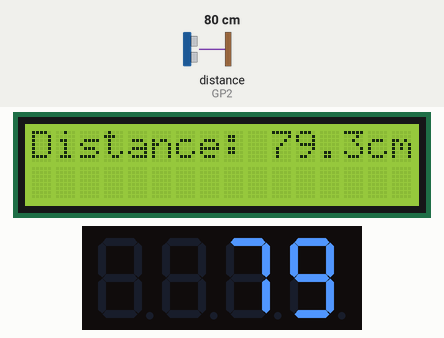
Recording of a sketch running on a simulated Raspberry Pi Pico W. On the bench: 16×2 character LCD, 4-digit seven-segment display. Wiring (from diagram.json): ultrasonic range finder: trigger GP3; echo GP2. The test bench sets the inputs (shaded band); at power-on: distance to the obstacle (sensor on GP2) 80 cm. The echo pulse lasts 58.3 µs per cm; what the sketch prints to the serial monitor is not drawn.

Above: at 3.2 s.
3.3 s: distance to the obstacle (sensor on GP2) set to 120 cm
At 4.8 s:
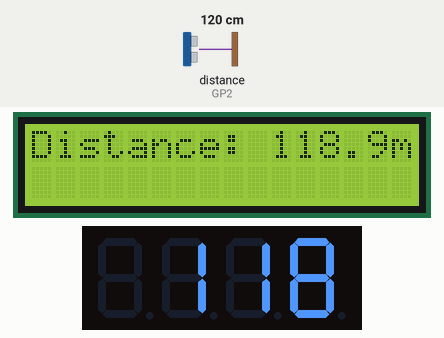
5.6 s: distance to the obstacle (sensor on GP2) set to 2 cm
At 7.4 s:
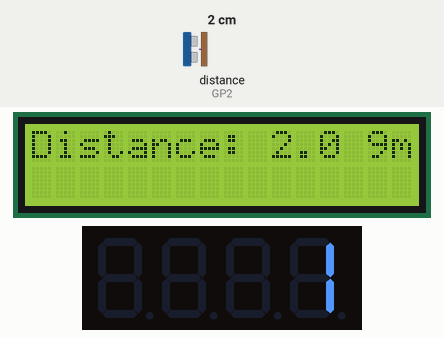
7.7 s: distance to the obstacle (sensor on GP2) set to 4 cm
At 8.9 s:
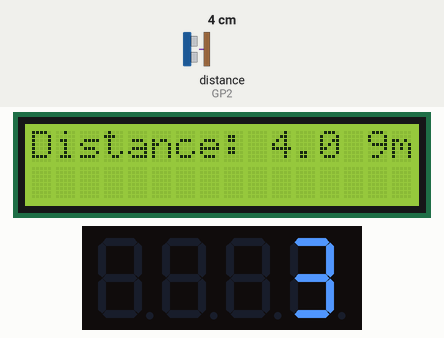
Timing chart, 0 to 10.7 s (numbered marks = the images above; inputs shaded):
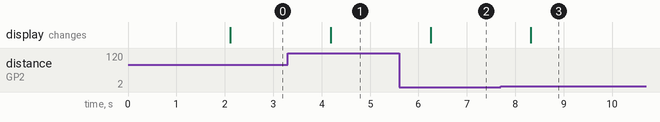

The sketch:

sketch.ino
```cpp
#include <Wire.h>
#include <LiquidCrystal_I2C.h>
#include <TM1637Display.h>

#define TRIG_PIN 3
#define ECHO_PIN 2
#define CLK_PIN 5
#define DIO_PIN 4

LiquidCrystal_I2C lcd(0x27, 16, 2);
TM1637Display display(CLK_PIN, DIO_PIN);

const float SOUND_SPEED = 340.0 / 10000.0;

float measureDistance() {
  long duration;

  digitalWrite(TRIG_PIN, LOW);
  delayMicroseconds(2);
  digitalWrite(TRIG_PIN, HIGH);
  delayMicroseconds(10);
  digitalWrite(TRIG_PIN, LOW);

  duration = pulseIn(ECHO_PIN, HIGH);
  float distance = duration * SOUND_SPEED / 2;
  return distance;
}

void setup() {
  Serial.begin(9600);
  pinMode(TRIG_PIN, OUTPUT);
  pinMode(ECHO_PIN, INPUT);

  lcd.init();
  lcd.backlight();

  display.setBrightness(0x0f);

  lcd.setCursor(0, 0);
  lcd.print("Distance:     cm");

  delay(2000);
}

void loop() {
  float distance = measureDistance();

  Serial.print("Distance: ");
  Serial.print(distance);
  Serial.println(" cm");

  lcd.setCursor(10, 0);
  lcd.print("    ");
  lcd.setCursor(10, 0);
  lcd.print(distance, 1);

  if (distance < 1000) {
    display.showNumberDec((int)distance);
  } else {
    display.showNumberDecEx(9999, 0b01000000);
  }

  delay(1000);
}
```

Measured:
- after the input at 3.3 s, the display: changes after 0.89 s (image 1)
- after the input at 5.6 s, the display: changes after 0.66 s (image 2)
- after the input at 7.7 s, the display: changes after 0.62 s (image 3)
